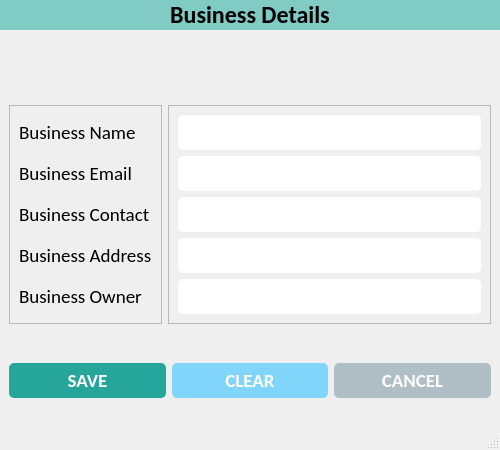
<?xml version="1.0" encoding="UTF-8"?>
<ui version="4.0">
 <class>NewBusinessWindow</class>
 <widget class="QMainWindow" name="NewBusinessWindow">
  <property name="geometry">
   <rect>
    <x>0</x>
    <y>0</y>
    <width>500</width>
    <height>450</height>
   </rect>
  </property>
  <property name="minimumSize">
   <size>
    <width>500</width>
    <height>450</height>
   </size>
  </property>
  <property name="maximumSize">
   <size>
    <width>500</width>
    <height>450</height>
   </size>
  </property>
  <property name="windowTitle">
   <string>Create Business</string>
  </property>
  <widget class="QWidget" name="centralwidget">
   <property name="styleSheet">
    <string notr="true">

#label {
	background-color: #80cbc4;
}

#label_5 {
	color: #fff;
}

#btn_save {
	background-color: #26a69a;
	border-radius: 5px;
	padding: 5px 0px;
	color: white;
}

#btn_clear {
	background-color: #81d4fa;
	border-radius: 5px;
	padding: 5px 0px;
	color: white;
}

#btn_cancel {
	background-color: #b0bec5;
	border-radius: 5px;
	padding: 5px 0px;
	color: white;
}

QLineEdit {
	border-radius: 5px;
	padding: 5px 5px;
}

QDateEdit {
	border-radius: 5px;
	padding: 5px 5px;
}

QComboBox {
	border-radius: 5px;
	padding: 5px 5px;
}

QTextEdit {
	border-radius: 10px;
	padding: 0px 0px;
}</string>
   </property>
   <layout class="QVBoxLayout" name="verticalLayout_3">
    <property name="spacing">
     <number>1</number>
    </property>
    <property name="leftMargin">
     <number>0</number>
    </property>
    <property name="topMargin">
     <number>0</number>
    </property>
    <property name="rightMargin">
     <number>0</number>
    </property>
    <property name="bottomMargin">
     <number>0</number>
    </property>
    <item alignment="Qt::AlignTop">
     <widget class="QLabel" name="label">
      <property name="font">
       <font>
        <family>Calibri</family>
        <pointsize>18</pointsize>
        <weight>75</weight>
        <bold>true</bold>
       </font>
      </property>
      <property name="text">
       <string>Business Details</string>
      </property>
      <property name="alignment">
       <set>Qt::AlignCenter</set>
      </property>
      <property name="margin">
       <number>10</number>
      </property>
     </widget>
    </item>
    <item>
     <widget class="QWidget" name="widget" native="true">
      <layout class="QHBoxLayout" name="horizontalLayout">
       <item>
        <widget class="QFrame" name="frame">
         <property name="frameShape">
          <enum>QFrame::StyledPanel</enum>
         </property>
         <property name="frameShadow">
          <enum>QFrame::Raised</enum>
         </property>
         <layout class="QVBoxLayout" name="verticalLayout">
          <item>
           <widget class="QLabel" name="lbl_name">
            <property name="font">
             <font>
              <family>Calibri</family>
              <pointsize>14</pointsize>
             </font>
            </property>
            <property name="text">
             <string>Business Name</string>
            </property>
           </widget>
          </item>
          <item>
           <widget class="QLabel" name="lbl_email">
            <property name="font">
             <font>
              <family>Calibri</family>
              <pointsize>14</pointsize>
             </font>
            </property>
            <property name="text">
             <string>Business Email</string>
            </property>
           </widget>
          </item>
          <item>
           <widget class="QLabel" name="lbl_contact">
            <property name="font">
             <font>
              <family>Calibri</family>
              <pointsize>14</pointsize>
             </font>
            </property>
            <property name="text">
             <string>Business Contact</string>
            </property>
           </widget>
          </item>
          <item>
           <widget class="QLabel" name="lbl_username">
            <property name="font">
             <font>
              <family>Calibri</family>
              <pointsize>14</pointsize>
             </font>
            </property>
            <property name="text">
             <string>Business Address</string>
            </property>
           </widget>
          </item>
          <item>
           <widget class="QLabel" name="lbl_password">
            <property name="font">
             <font>
              <family>Calibri</family>
              <pointsize>14</pointsize>
             </font>
            </property>
            <property name="text">
             <string>Business Owner</string>
            </property>
           </widget>
          </item>
         </layout>
        </widget>
       </item>
       <item>
        <widget class="QFrame" name="frame_2">
         <property name="frameShape">
          <enum>QFrame::StyledPanel</enum>
         </property>
         <property name="frameShadow">
          <enum>QFrame::Raised</enum>
         </property>
         <layout class="QVBoxLayout" name="verticalLayout_2">
          <item>
           <widget class="QLineEdit" name="txt_name">
            <property name="minimumSize">
             <size>
              <width>0</width>
              <height>35</height>
             </size>
            </property>
            <property name="maximumSize">
             <size>
              <width>16777215</width>
              <height>35</height>
             </size>
            </property>
            <property name="font">
             <font>
              <family>Calibri</family>
              <pointsize>14</pointsize>
             </font>
            </property>
           </widget>
          </item>
          <item>
           <widget class="QLineEdit" name="txt_email">
            <property name="minimumSize">
             <size>
              <width>0</width>
              <height>35</height>
             </size>
            </property>
            <property name="maximumSize">
             <size>
              <width>16777215</width>
              <height>35</height>
             </size>
            </property>
            <property name="font">
             <font>
              <family>Calibri</family>
              <pointsize>14</pointsize>
             </font>
            </property>
           </widget>
          </item>
          <item>
           <widget class="QLineEdit" name="txt_contact">
            <property name="minimumSize">
             <size>
              <width>0</width>
              <height>35</height>
             </size>
            </property>
            <property name="maximumSize">
             <size>
              <width>16777215</width>
              <height>35</height>
             </size>
            </property>
            <property name="font">
             <font>
              <family>Calibri</family>
              <pointsize>14</pointsize>
             </font>
            </property>
           </widget>
          </item>
          <item>
           <widget class="QLineEdit" name="txt_username">
            <property name="minimumSize">
             <size>
              <width>0</width>
              <height>35</height>
             </size>
            </property>
            <property name="maximumSize">
             <size>
              <width>16777215</width>
              <height>35</height>
             </size>
            </property>
            <property name="font">
             <font>
              <family>Calibri</family>
              <pointsize>14</pointsize>
             </font>
            </property>
           </widget>
          </item>
          <item>
           <widget class="QLineEdit" name="txt_password">
            <property name="minimumSize">
             <size>
              <width>0</width>
              <height>35</height>
             </size>
            </property>
            <property name="maximumSize">
             <size>
              <width>16777215</width>
              <height>35</height>
             </size>
            </property>
            <property name="font">
             <font>
              <family>Calibri</family>
              <pointsize>14</pointsize>
             </font>
            </property>
           </widget>
          </item>
         </layout>
        </widget>
       </item>
      </layout>
     </widget>
    </item>
    <item>
     <widget class="QWidget" name="bottom_widget" native="true">
      <layout class="QHBoxLayout" name="horizontalLayout_2">
       <item>
        <widget class="QPushButton" name="btn_save">
         <property name="font">
          <font>
           <family>Calibri</family>
           <pointsize>14</pointsize>
           <weight>75</weight>
           <bold>true</bold>
          </font>
         </property>
         <property name="cursor">
          <cursorShape>OpenHandCursor</cursorShape>
         </property>
         <property name="text">
          <string>SAVE</string>
         </property>
         <property name="icon">
          <iconset resource="resources.qrc">
           <normaloff>:/icons/assets/icons/save.png</normaloff>:/icons/assets/icons/save.png</iconset>
         </property>
         <property name="iconSize">
          <size>
           <width>32</width>
           <height>32</height>
          </size>
         </property>
        </widget>
       </item>
       <item>
        <widget class="QPushButton" name="btn_clear">
         <property name="font">
          <font>
           <family>Calibri</family>
           <pointsize>14</pointsize>
           <weight>75</weight>
           <bold>true</bold>
          </font>
         </property>
         <property name="cursor">
          <cursorShape>OpenHandCursor</cursorShape>
         </property>
         <property name="text">
          <string>CLEAR</string>
         </property>
         <property name="icon">
          <iconset resource="resources.qrc">
           <normaloff>:/icons/assets/icons/clear.png</normaloff>:/icons/assets/icons/clear.png</iconset>
         </property>
         <property name="iconSize">
          <size>
           <width>32</width>
           <height>32</height>
          </size>
         </property>
        </widget>
       </item>
       <item>
        <widget class="QPushButton" name="btn_cancel">
         <property name="font">
          <font>
           <family>Calibri</family>
           <pointsize>14</pointsize>
           <weight>75</weight>
           <bold>true</bold>
          </font>
         </property>
         <property name="cursor">
          <cursorShape>OpenHandCursor</cursorShape>
         </property>
         <property name="text">
          <string>CANCEL</string>
         </property>
         <property name="icon">
          <iconset resource="resources.qrc">
           <normaloff>:/icons/assets/icons/close.png</normaloff>:/icons/assets/icons/close.png</iconset>
         </property>
         <property name="iconSize">
          <size>
           <width>32</width>
           <height>32</height>
          </size>
         </property>
        </widget>
       </item>
      </layout>
     </widget>
    </item>
   </layout>
  </widget>
  <widget class="QStatusBar" name="statusbar"/>
 </widget>
 <resources>
  <include location="resources.qrc"/>
 </resources>
 <connections/>
</ui>
